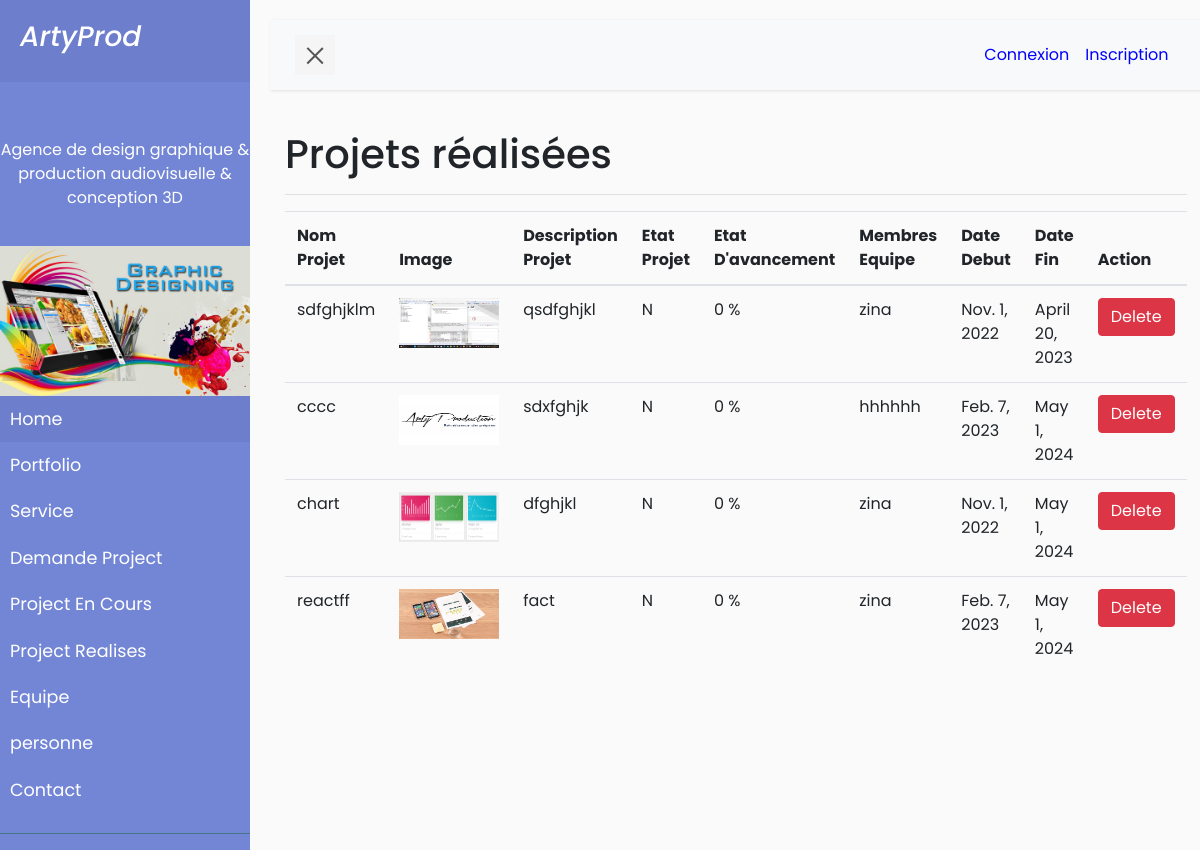
Page /bloc/projets_realises/ on the committed database.
### bloc/models.py (models this page shows)
class Project(models.Model):
    libellai=models.CharField(max_length=100,default='')
    TYPE_CHOICES=[('O','On cours '),('N','Non')]
    achevé=models.CharField(max_length=1,choices=TYPE_CHOICES,default='O')
    description = models.TextField(default=' ')
    services = models.ManyToManyField('Service',through='Detail')
    team = models.ForeignKey('Team', on_delete=models.CASCADE)
    pourcentage=models.IntegerField(default=0)
    date_debut = models.DateField(null=True)
    date_fin = models.DateField(null=True)
    image =models.ImageField(upload_to='portfolio_images')

class Team(models.Model):
    name = models.CharField(max_length=100,default=' ')
    personnel = models.ManyToManyField('Personnel')

### bloc/views.py (the view)
# urls.py: path('projets_realises/',views.projets_realises, name = 'projets_realises'),
def projets_realises(request):
    projets = Project.objects.filter(achevé='N')
    return render(request,'bloc/projets_realises.html', {'projets': projets})

### bloc/templates/bloc/projets_realises.html
{% extends 'bloc/base.html' %}
{% block content %}
<div class="container mt-3">
<h1>Projets  réalisées </h1>
    <hr>
    <table class="table">
        <thead>
            <tr>
              <th> Nom Projet </th>
              <th>Image </th>
                <th> Description  Projet</th>
                <th> Etat  Projet </th>
                <th> Etat  D'avancement </th>
                <th> Membres Equipe  </th>
                <th> Date Debut </th>
                <th> Date Fin </th>
                <th> Action </th>
          </tr>
      </thead>
      <tbody>
{% for projet in projets %}
<tr>
  <td>  {{ projet.libellai }} </td>
  <td> <img src="{{ projet.image.url }}"width="100" height="50"/></td>
    <td>  {{ projet.description }} </td>
    <td> {{ projet.achevé}} </td>
    <td>{{ projet.pourcentage }} %</td>
    <td> {{ projet.team.name }}</td>
    <td> {{ projet.date_debut }}</td>
    <td> {{ projet.date_fin }}</td>
  <td>
    <a href="deleteprojets_realises/{{projet.libellai }}" class="btn btn-sn btn-danger">Delete</a>
      </td>
</tr>
{% endfor %}
</tbody>
</table>
<br>
<br>
</body>
{% endblock %}

### bloc/templates/bloc/base.html (style rules this page uses)
body { font-family: 'Poppins', sans-serif; background: #fafafa; }
a, a:hover, a:focus { color: inherit; text-decoration: none; transition: all 0.3s; }

### rows in the picture
Project: libellai "sdfghjklm", image (picture), description "qsdfghjkl", achevé "N", pourcentage "0", team.name "zina", date_debut "Nov. 1, 2022", date_fin "April 20, 2023"
Project: libellai "cccc", image (picture), description "sdxfghjk", achevé "N", pourcentage "0", team.name "hhhhhh", date_debut "Feb. 7, 2023", date_fin "May 1, 2024"
Project: libellai "chart", image (picture), description "dfghjkl", achevé "N", pourcentage "0", team.name "zina", date_debut "Nov. 1, 2022", date_fin "May 1, 2024"
Project: libellai "reactff", image (picture), description "fact", achevé "N", pourcentage "0", team.name "zina", date_debut "Feb. 7, 2023", date_fin "May 1, 2024"
